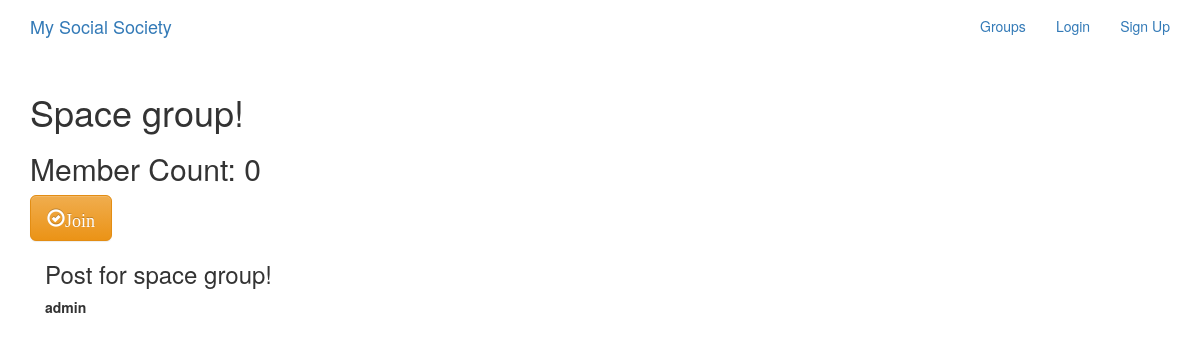
The app's page /groups/posts/in/space-group/ with its own data.
### groups/models.py (models this page shows, shortened)
class Group(models.Model):
    name = models.CharField(max_length=255, unique=True)
    slug = models.SlugField(allow_unicode=True, unique=True)
    description = models.TextField(blank=True, default='')
    description_html = models.TextField(editable=False, default='', blank=True)
    members = models.ManyToManyField(User, through='GroupMember')
    class Meta:
        ordering = ['name']

### posts/models.py (models this page shows, shortened)
class Post(models.Model):
    user = models.ForeignKey(User, related_name='posts', on_delete=models.CASCADE)
    created_at = models.DateTimeField(auto_now=True)
    message = models.TextField()
    message_html = models.TextField(editable=False)
    group = models.ForeignKey(Group, related_name='posts', null=True, blank=True, on_delete=models.CASCADE)
    class Meta:
        ordering = ['-created_at']
        unique_together = ['user', 'message']

### groups/views.py (the view)
# urls.py: path('posts/in/<slug>/', views.SingleGroup.as_view(), name='single'),
class SingleGroup(generic.DetailView):
    model = Group

### groups/templates/groups/group_detail.html
{% extends 'groups/group_base.html' %}
{% block pregroup %}
<h1>{{ group.name }}</h1>
<h2>Member Count: {{ group.members.count }}</h2>
<div class="content">
    {% if user in group.members.all %}
        <a href="{% url 'groups:leave' slug=group.slug %}"
        class="btn btn-lg btn-fill btn-warning">
        <span class="glyphicon glyphicon-remove-circle">Leave</span></a>
    {% else %}
        <a href="{% url 'groups:join' slug=group.slug %}"
        class="btn btn-lg btn-fill btn-warning">
        <span class="glyphicon glyphicon-ok-circle">Join</span></a>
    {% endif %}
</div>
{% endblock %}
{% block group_content %}
<div class="col-md-8">
    {% if group.posts.count == 0 %}
        <h2>No posts in this group yet!</h2>
    {% else %}
        {% for post in group.posts.all %}
            {% include "posts/_post.html" %}
        {% endfor %}
    {% endif %}
</div>
{% endblock %}

### posts/templates/posts/_post.html (shortened to what this page needs)
<div class="post media">
    <h3>{{ post.message_html|safe }}</h3>
    <div class="media-body">
        <strong>{{ post.user.username }}</strong>
    </div>
</div>

### records on screen
Group: name "Space group!", members.count "0"
Post: message_html "Post for space group!", user.username "admin"
